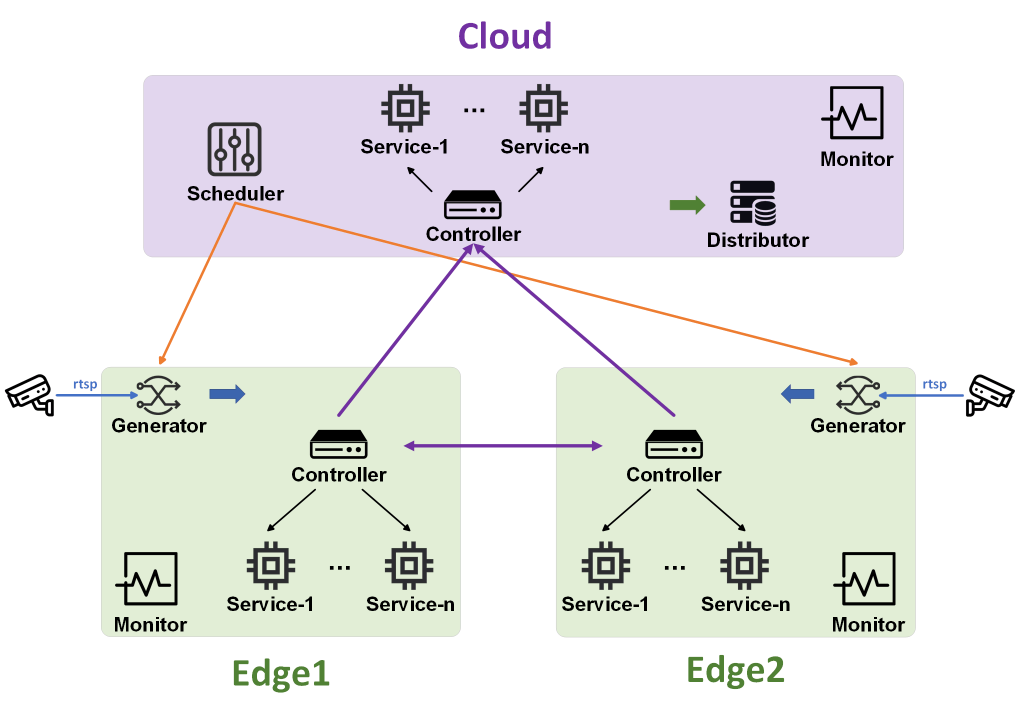
#> input picture pic/structure.png, 2039 x 1433 px (shown at 1/2 size)
$ python -i license_plate_detection.py   (imports and definitions only)   (older library calls are emulated)
#> lines starting #> are read from the running program, lines starting #| are printed output that depends on the picture; after the words box and inside, x2 and y2 are one past the last pixel; in counts of white or black regions, pixels touching at a corner belong together
#> further down, picture is the input picture: shape (1433, 2039, 3); mean B, G, R 231.8, 233.2, 232.7
'''
基于形状和色调的检测车牌号并提取车牌号图片
'''
import cv2
import os
import numpy as np

SZ = 20  # 训练图片长宽
MAX_WIDTH = 1000  # 原始图片最大宽度
Min_Area = 2000  # 车牌区域允许最大面积
PROVINCE_START = 1000
configs = [
    {
        "open": 1,
        "blur": 3,
        "morphologyr": 4,
        "morphologyc": 19,
        "col_num_limit": 10,
        "row_num_limit": 21
    },
    {
        "open": 0,
        "blur": 3,
        "morphologyr": 5,
        "morphologyc": 12,
        "col_num_limit": 10,
        "row_num_limit": 18
    }
]


def point_limit(point):
    if point[0] < 0:
        point[0] = 0
    if point[1] < 0:
        point[1] = 0


def accurate_place(card_img_hsv, limit1, limit2, color, cfg):
    row_num, col_num = card_img_hsv.shape[:2]
    xl = col_num
    xr = 0
    yh = 0
    yl = row_num
    # col_num_limit = cfg["col_num_limit"]
    row_num_limit = cfg["row_num_limit"]
    col_num_limit = col_num * 0.8 if color != "green" else col_num * 0.5  # 绿色有渐变
    for i in range(row_num):
        count = 0
        for j in range(col_num):
            H = card_img_hsv.item(i, j, 0)
            S = card_img_hsv.item(i, j, 1)
            V = card_img_hsv.item(i, j, 2)
            if limit1 < H <= limit2 and 34 < S and 46 < V:
                count += 1
        if count > col_num_limit:
            if yl > i:
                yl = i
            if yh < i:
                yh = i
    for j in range(col_num):
        count = 0
        for i in range(row_num):
            H = card_img_hsv.item(i, j, 0)
            S = card_img_hsv.item(i, j, 1)
            V = card_img_hsv.item(i, j, 2)
            if limit1 < H <= limit2 and 34 < S and 46 < V:
                count += 1
        if count > row_num - row_num_limit:
            if xl > j:
                xl = j
            if xr < j:
                xr = j
    return xl, xr, yh, yl


def detect(img):
    pic_hight, pic_width = img.shape[:2]
#> pic_hight = 1433; pic_width = 2039

    if pic_width > MAX_WIDTH:
        resize_rate = MAX_WIDTH / pic_width
#> resize_rate = 0.49
        img = cv2.resize(img, (MAX_WIDTH, int(pic_hight * resize_rate)), interpolation=cv2.INTER_AREA)

    for c in configs:
        if c["open"]:
            cfg = c.copy()
            break

    blur = cfg["blur"]
    # 高斯去噪
    if blur > 0:
        img = cv2.GaussianBlur(img, (blur, blur), 0)  # 图片分辨率调整
    oldimg = img
    img = cv2.cvtColor(img, cv2.COLOR_BGR2GRAY)
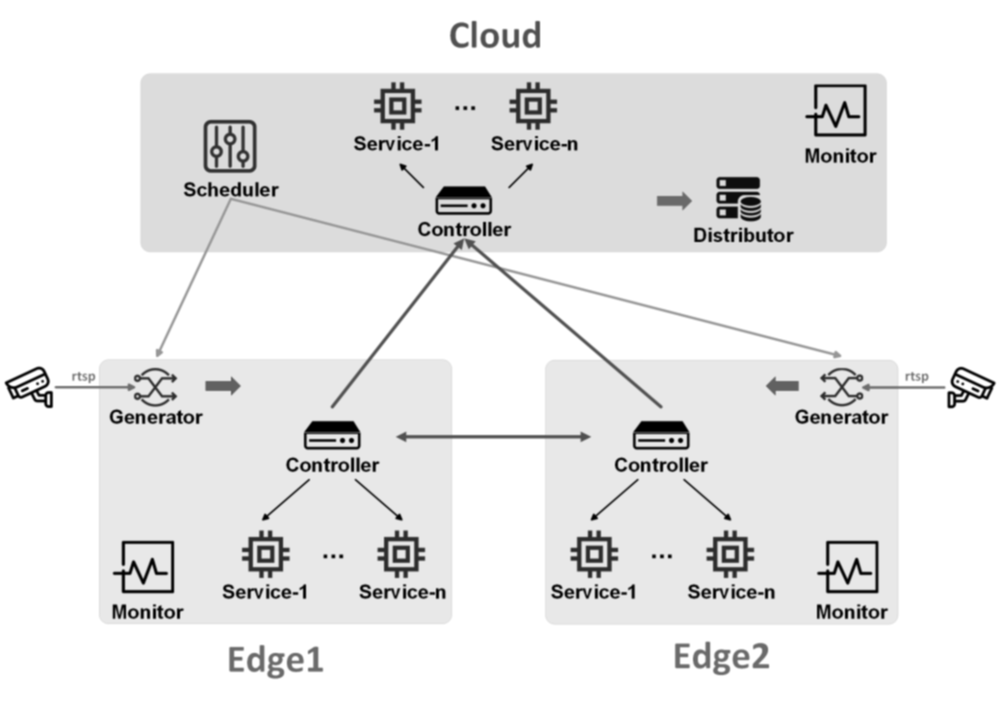
#> img: shape (702, 1000); min 0, max 255, mean 232.9

    # 去掉图像中不会是车牌的区域
    kernel = np.ones((20, 20), np.uint8)
    # morphologyEx 形态学变化函数
    img_opening = cv2.morphologyEx(img, cv2.MORPH_OPEN, kernel)
    img_opening = cv2.addWeighted(img, 1, img_opening, -1, 0);
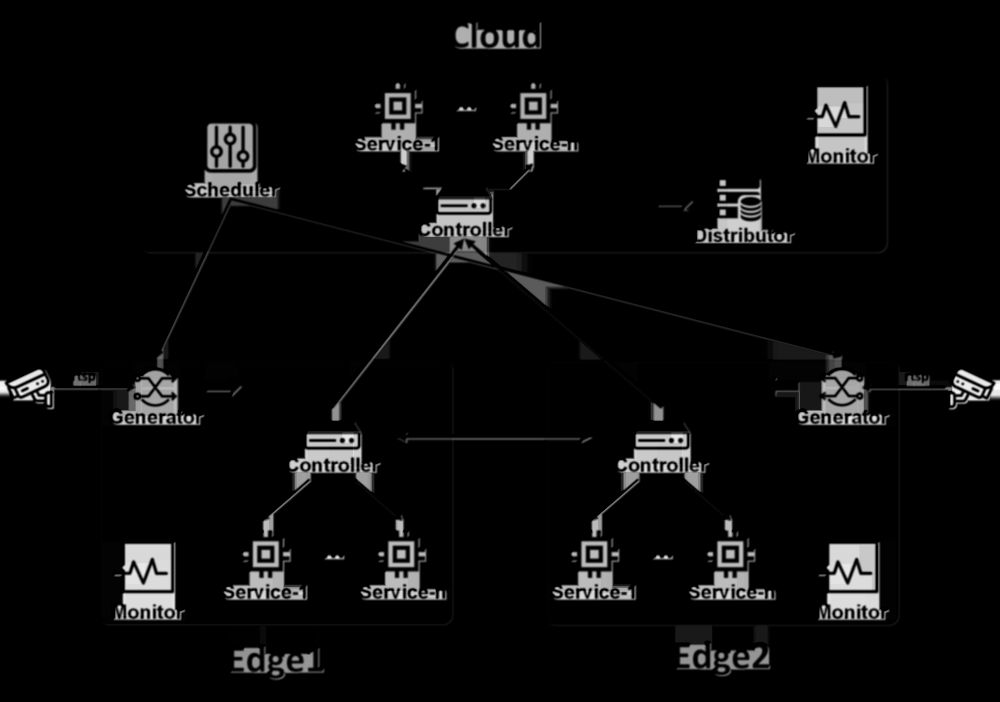
#> img_opening: shape (702, 1000); min 0, max 252, mean 11.4

    # 找到图像边缘 Canny边缘检测
    ret, img_thresh = cv2.threshold(img_opening, 0, 255, cv2.THRESH_BINARY + cv2.THRESH_OTSU)
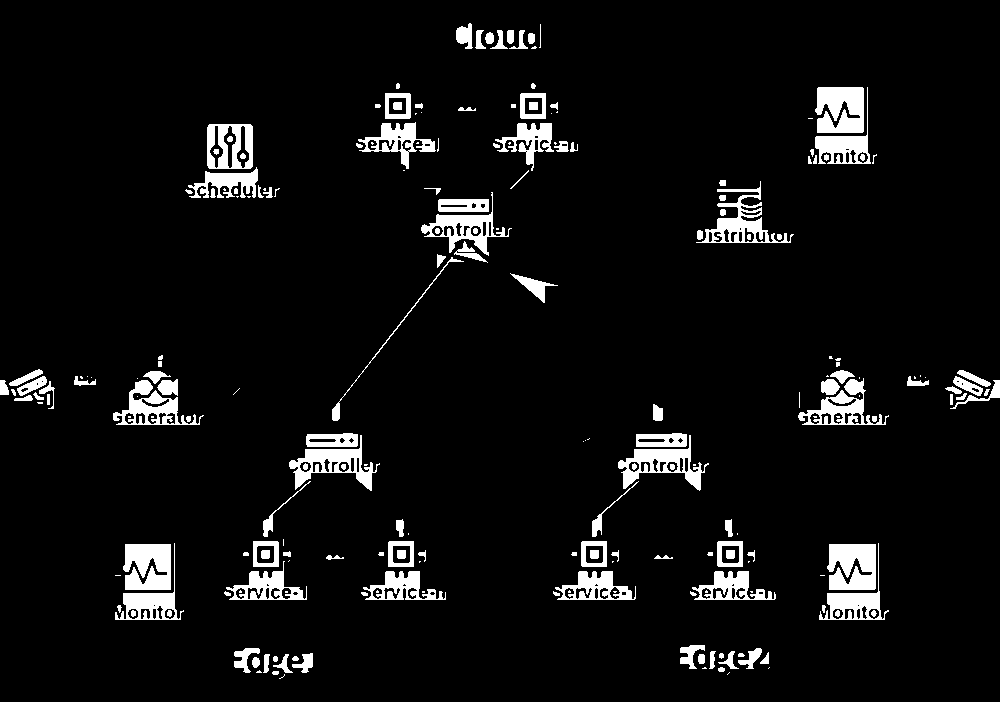
#> img_thresh: shape (702, 1000); 6.1% white; 219 white regions (67 under 20 px), largest, box (x1, y1, x2, y2) and area: (827, 544, 876, 590) 1930, (815, 87, 864, 133) 1919, (123, 544, 171, 590) 1889
#> ret = 80
    img_edge = cv2.Canny(img_thresh, 100, 200)
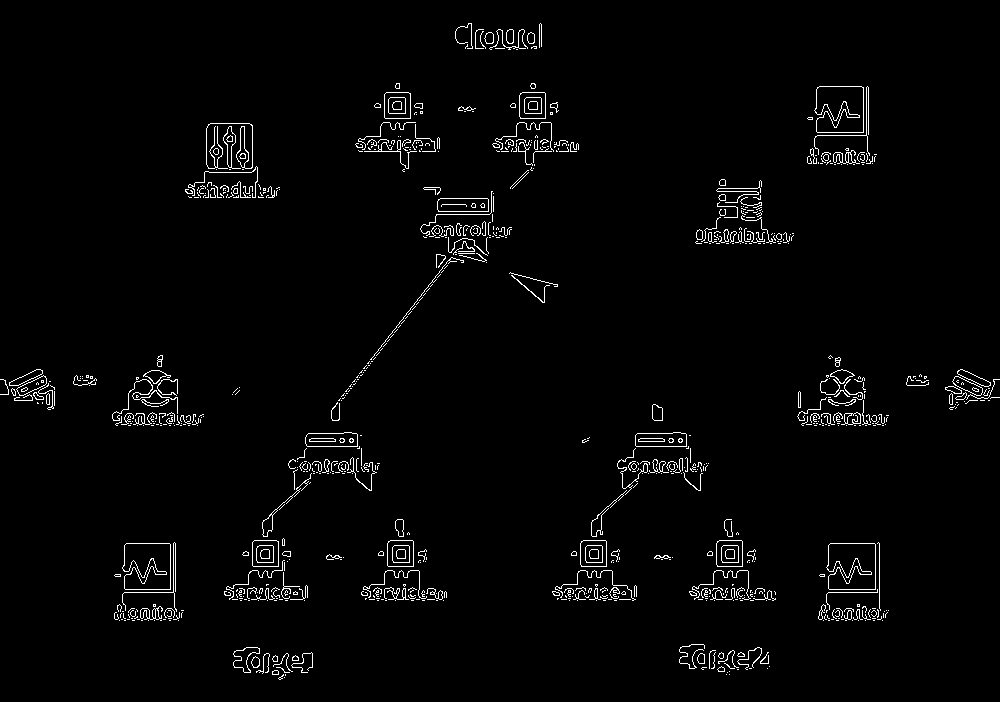
#> img_edge: shape (702, 1000); 2.2% white in thin lines or dots
    # 使用开运算和闭运算让图像边缘成为一个整体
    kernel = np.ones((cfg["morphologyr"], cfg["morphologyc"]), np.uint8)
    img_edge1 = cv2.morphologyEx(img_edge, cv2.MORPH_CLOSE, kernel)
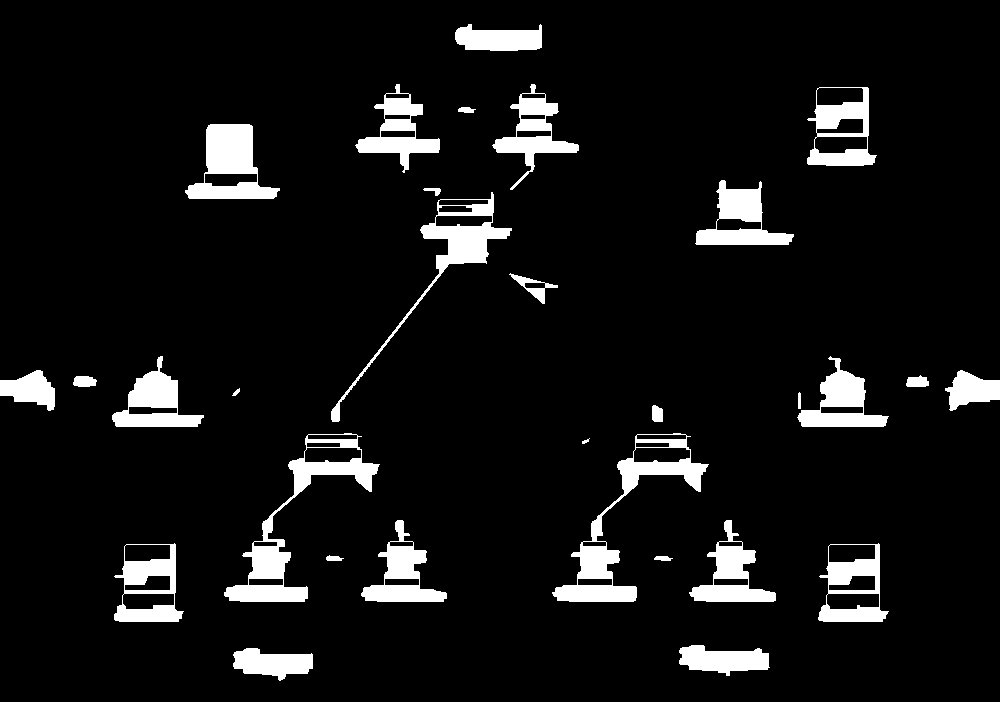
#> img_edge1: shape (702, 1000); 7.5% white; 30 white regions, largest, box (x1, y1, x2, y2) and area: (224, 433, 380, 602) 4986, (552, 433, 709, 602) 4958, (185, 124, 280, 199) 3670
    img_edge2 = cv2.morphologyEx(img_edge1, cv2.MORPH_OPEN, kernel)
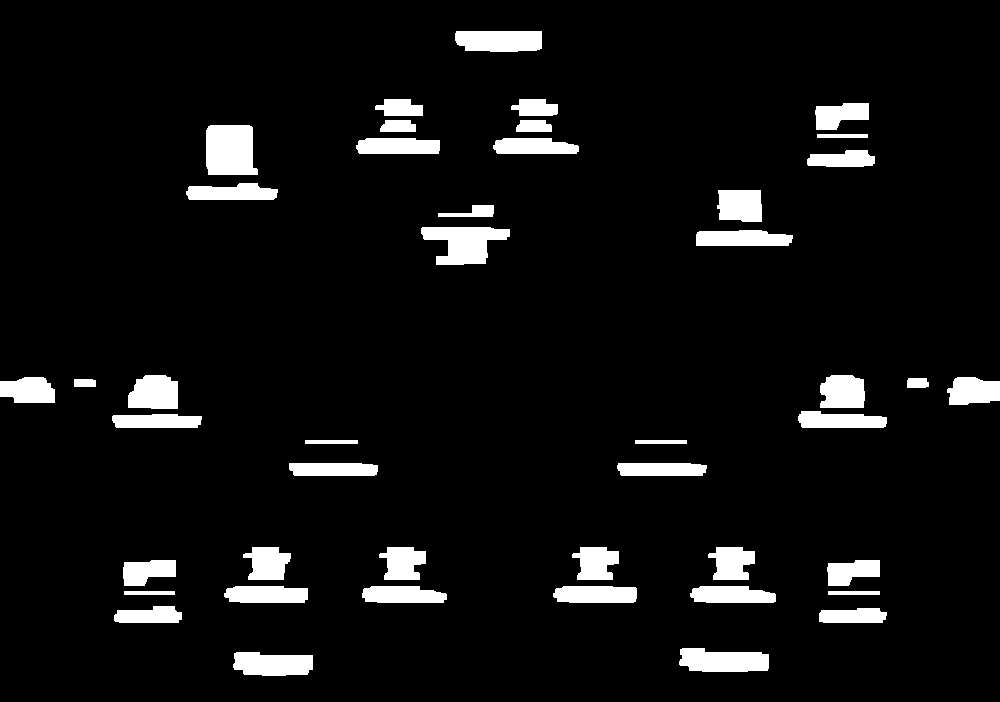
#> img_edge2: shape (702, 1000); 6.4% white; 44 white regions

    # 查找图像边缘整体形成的矩形区域，可能有很多，车牌就在其中一个矩形区域中
    # cv2.findContours()函数来查找检测物体的轮廓
    try:
        contours, hierarchy = cv2.findContours(img_edge2, cv2.RETR_TREE, cv2.CHAIN_APPROX_SIMPLE)
#> contours = 44 contours; largest, box (x1, y1, x2, y2) and area: (206, 125, 258, 175) 2260, (421, 227, 510, 265) 2026, (679, 648, 769, 672) 1662, (455, 31, 542, 52) 1596, (233, 652, 313, 676) 1514
    except ValueError:
        image, contours, hierarchy = cv2.findContours(img_edge2, cv2.RETR_TREE, cv2.CHAIN_APPROX_SIMPLE)
    contours = [cnt for cnt in contours if cv2.contourArea(cnt) > Min_Area]
#> contours = 2 contours; box (x1, y1, x2, y2) and area: (206, 125, 258, 175) 2260, (421, 227, 510, 265) 2026
    # print('[ INFO ] len(contours): {}'.format(len(contours)))

    # 一一排除不是车牌的矩形区域，找到最小外接矩形的长宽比复合车牌条件的边缘检测到的物体
    car_contours = []
    for cnt in contours:
        rect = cv2.minAreaRect(cnt)
        # 生成最小外接矩形，点集 cnt 存放的就是该四边形的4个顶点坐标（点集里面有4个点）
        # 函数 cv2.minAreaRect() 返回一个Box2D结构rect：（最小外接矩形的中心（x，y），（宽度，高度），旋转角度），
        # 但是要绘制这个矩形，我们需要矩形的4个顶点坐标box, 通过函数 cv2.boxPoints() 获得，
        # 返回形式[ [x0,y0], [x1,y1], [x2,y2], [x3,y3] ]。

        # 得到的最小外接矩形的4个顶点顺序、中心坐标、宽度、高度、旋转角度（是度数形式，不是弧度数）
        # https://blog.csdn.net/lanyuelvyun/article/details/76614872

        area_width, area_height = rect[1]
        if area_width < area_height:
            area_width, area_height = area_height, area_width
        wh_ratio = area_width / area_height
        # print(wh_ratio)
        # 要求矩形区域长宽比在2到5.5之间，2到5.5是车牌的长宽比，其余的矩形排除 一般的比例是3.5
        if wh_ratio > 2 and wh_ratio < 5.5:
            car_contours.append(rect)
            box = cv2.boxPoints(rect)
            box = np.int0(box)
#> this loop made 2 passes
#> (rect, area_width, area_height, wh_ratio, box) on pass 1: (((465, 245.5), (37, 88), -90), 88, 37, 2.38, [[509, 264], [421, 264], [421, 227], [509, 227]])
#> (rect, area_width, area_height, wh_ratio) on pass 2: (((231.5, 149.5), (49, 51), -90), 51, 49, 1.04)
#> after the loop, car_contours = [((465, 245.5), (37, 88), -90)]

    if not car_contours:
        return None

    card_imgs = []

    # 矩形区域可能是倾斜的矩形，需要矫正，以便使用颜色定位
    # 这个就是为什么我们不选择YOLO,SSD或其他的目标检测算法来检测车牌号的原因！！！（给自己偷懒找个台阶 :) )
    for rect in car_contours:
        if rect[2] > -1 and rect[2] < 1:  # 创造角度，使得左、高、右、低拿到正确的值
            angle = 1
        else:
            angle = rect[2]
        rect = (rect[0], (rect[1][0] + 5, rect[1][1] + 5), angle)  # 扩大rect范围，避免车牌边缘被排除

        box = cv2.boxPoints(rect)
        # 避免边界超出图像边界
        heigth_point = right_point = [0, 0]
        left_point = low_point = [pic_width, pic_hight]
        for point in box:
            if left_point[0] > point[0]:
                left_point = point
            if low_point[1] > point[1]:
                low_point = point
            if heigth_point[1] < point[1]:
                heigth_point = point
            if right_point[0] < point[0]:
                right_point = point

        if left_point[1] <= right_point[1]:  # 正角度
            new_right_point = [right_point[0], heigth_point[1]]
            pts2 = np.float32([left_point, heigth_point, new_right_point])  # 字符只是高度需要改变
            pts1 = np.float32([left_point, heigth_point, right_point])
            M = cv2.getAffineTransform(pts1, pts2)  # 仿射变换
            dst = cv2.warpAffine(oldimg, M, (pic_width, pic_hight))
            point_limit(new_right_point)
            point_limit(heigth_point)
            point_limit(left_point)
            card_img = dst[int(left_point[1]):int(heigth_point[1]), int(left_point[0]):int(new_right_point[0])]
            card_imgs.append(card_img)

        elif left_point[1] > right_point[1]:  # 负角度

            new_left_point = [left_point[0], heigth_point[1]]
            pts2 = np.float32([new_left_point, heigth_point, right_point])  # 字符只是高度需要改变
            pts1 = np.float32([left_point, heigth_point, right_point])
            M = cv2.getAffineTransform(pts1, pts2)
            dst = cv2.warpAffine(oldimg, M, (pic_width, pic_hight))
            point_limit(right_point)
            point_limit(heigth_point)
            point_limit(new_left_point)
            card_img = dst[int(right_point[1]):int(heigth_point[1]), int(new_left_point[0]):int(right_point[0])]
            card_imgs.append(card_img)
#> this loop made 1 pass
#> (rect, angle, pts1, M) on pass 1: (((465, 245.5), (42, 93), -90), -90, [[418.5, 266.5], [511.5, 266.5], [511.5, 266.5]], [[0, 0, 0], [0, 0, 0]])
#> after the loop, card_imgs = [empty array]

    # 开始使用颜色定位，排除不是车牌的矩形，目前只识别蓝、绿、黄车牌

    colors = []
    for card_index, card_img in enumerate(card_imgs):
        green = yello = blue = black = white = 0
        card_img_hsv = cv2.cvtColor(card_img, cv2.COLOR_BGR2HSV)
        # 有转换失败的可能，原因来自于上面矫正矩形出错
        if card_img_hsv is None:
            continue
        row_num, col_num = card_img_hsv.shape[:2]
        card_img_count = row_num * col_num

        for i in range(row_num):
            for j in range(col_num):
                H = card_img_hsv.item(i, j, 0)
                S = card_img_hsv.item(i, j, 1)
                V = card_img_hsv.item(i, j, 2)
                if 11 < H <= 34 and S > 34:  # 图片分辨率调整
                    yello += 1
                elif 35 < H <= 99 and S > 34:  # 图片分辨率调整
                    green += 1
                elif 99 < H <= 124 and S > 34:  # 图片分辨率调整
                    blue += 1

                if 0 < H < 180 and 0 < S < 255 and 0 < V < 46:
                    black += 1
                elif 0 < H < 180 and 0 < S < 43 and 221 < V < 225:
                    white += 1
        color = "no"

        limit1 = limit2 = 0
        if yello * 2 >= card_img_count:
            color = "yello"
            limit1 = 11
            limit2 = 34  # 有的图片有色偏偏绿
        elif green * 2 >= card_img_count:
            color = "green"
            limit1 = 35
            limit2 = 99
        elif blue * 2 >= card_img_count:
            color = "blue"
            limit1 = 100
            limit2 = 124  # 有的图片有色偏偏紫
        elif black + white >= card_img_count * 0.7:  # TODO
            color = "bw"
        colors.append(color)

        if limit1 == 0:
            continue
        # 以上为确定车牌颜色

        # 以下为根据车牌颜色再定位，缩小边缘非车牌边界
        xl, xr, yh, yl = accurate_place(card_img_hsv, limit1, limit2, color, cfg)
        if yl == yh and xl == xr:
            continue
        need_accurate = False
        if yl >= yh:
            yl = 0
            yh = row_num
            need_accurate = True
        if xl >= xr:
            xl = 0
            xr = col_num
            need_accurate = True
        card_imgs[card_index] = card_img[yl:yh, xl:xr] if color != "green" or yl < (yh - yl) // 4 else card_img[yl - (
                yh - yl) // 4:yh, xl:xr]
        if need_accurate:  # 可能x或y方向未缩小，需要再试一次
            card_img = card_imgs[card_index]
            card_img_hsv = cv2.cvtColor(card_img, cv2.COLOR_BGR2HSV)
            xl, xr, yh, yl = accurate_place(card_img_hsv, limit1, limit2, color, cfg)
            if yl == yh and xl == xr:
                continue
            if yl >= yh:
                yl = 0
                yh = row_num
            if xl >= xr:
                xl = 0
                xr = col_num
        card_imgs[card_index] = card_img[yl:yh, xl:xr] if color != "green" or yl < (yh - yl) // 4 else card_img[yl - (
                yh - yl) // 4:yh, xl:xr]

        labels = [int(right_point[1]), int(heigth_point[1]), int(left_point[0]), int(right_point[0])]
#> this loop made 1 pass
#> card_index on pass 1: 0
#> after the loop, colors = []

    return labels

>>> import cv2
>>> picture = cv2.imread('../pic/structure.png')
#> (the run stopped early here; a loop or call above may not have finished)
